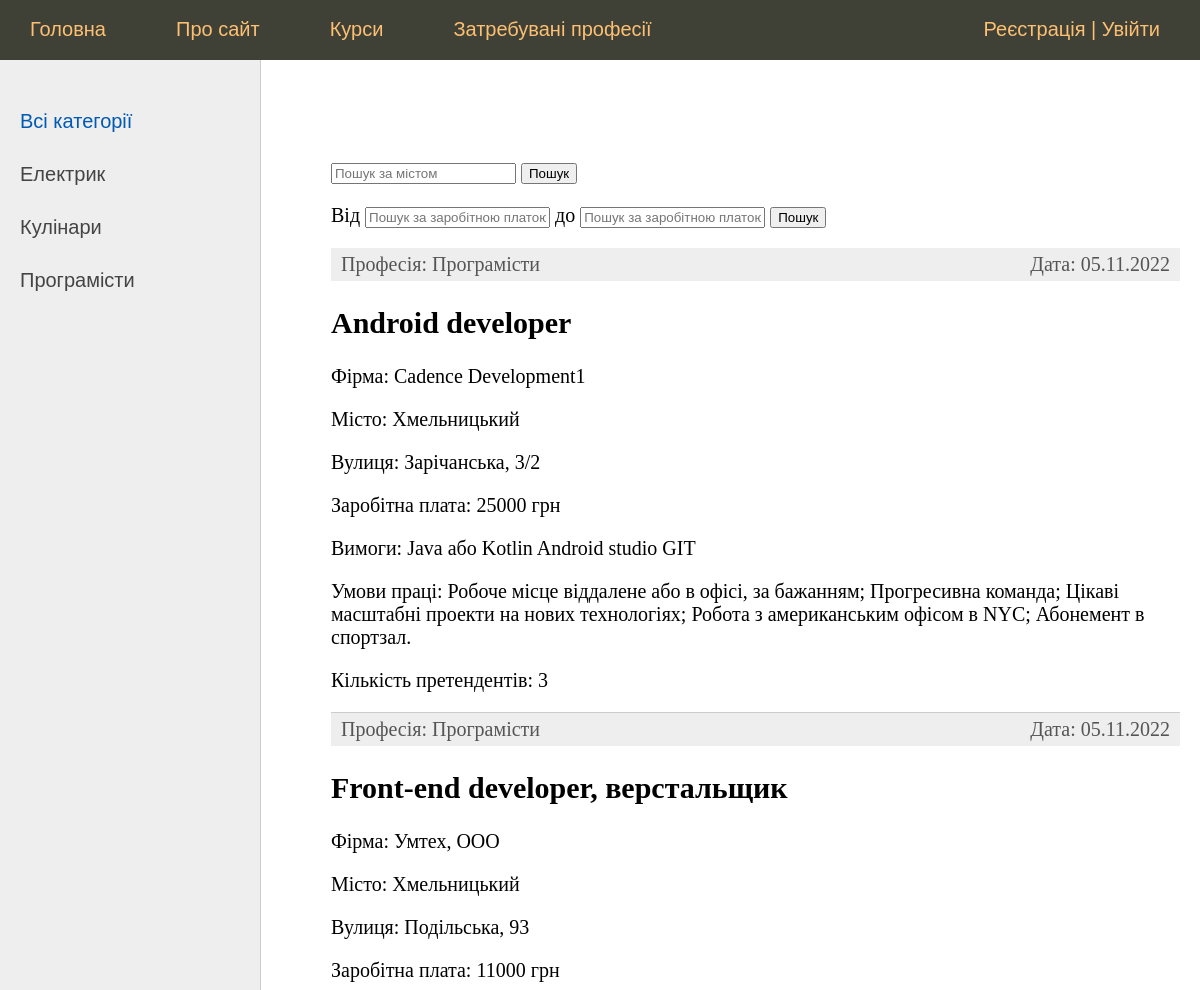
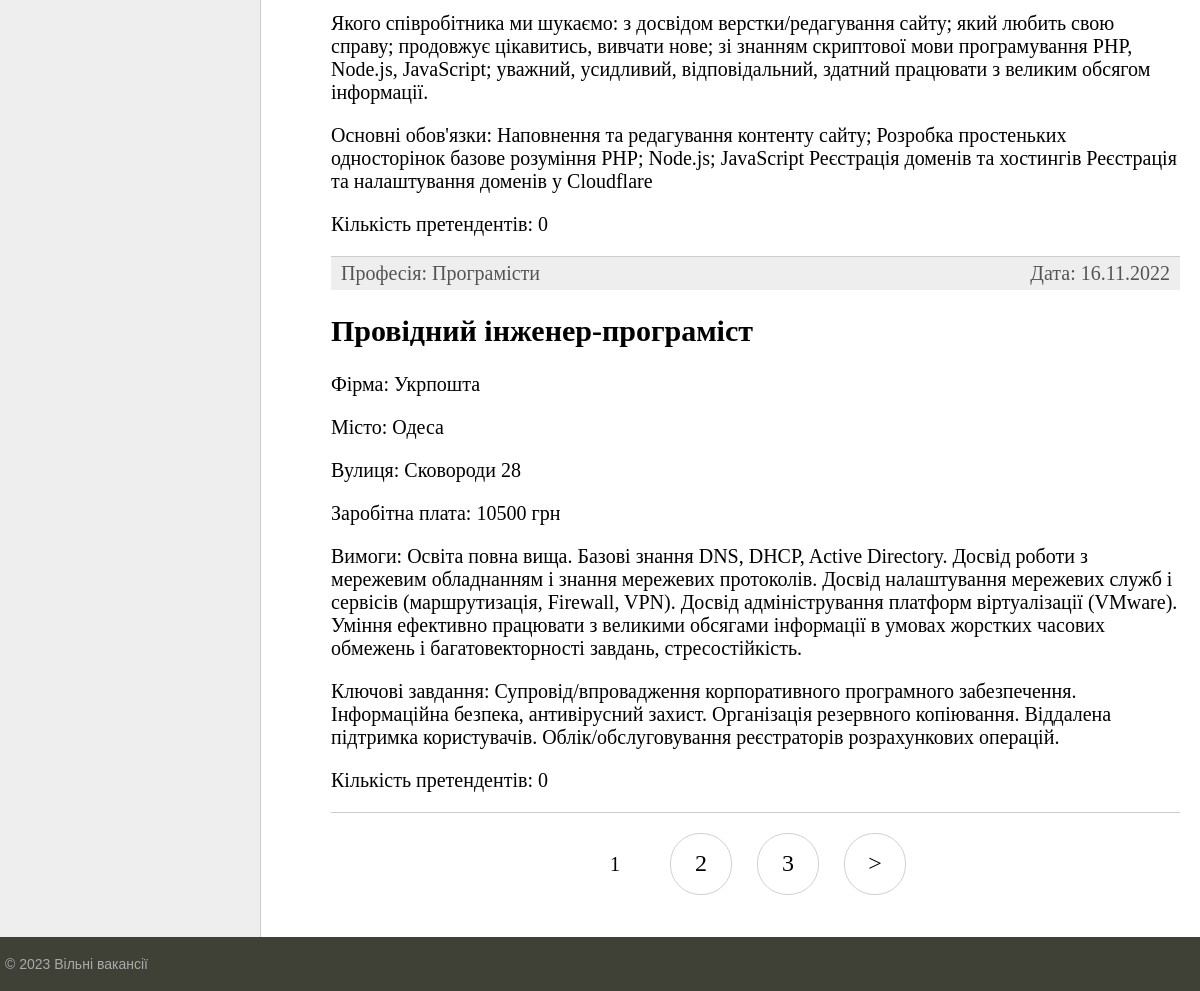
The page / on the database its author committed (2 pictures, top to bottom).
### vacancies/models.py (models this page shows, shortened)
class Profession(models.Model):
    name = models.CharField(max_length=100, db_index=True, verbose_name='Професія')
    def __str__(self):
        return self.name
    def get_absolute_url(self):
        return  reverse('profession', kwargs={'pr_id': self.pk})
    class Meta:
        verbose_name = 'Професія'
        verbose_name_plural ='Професія'
        ordering = ['id']

class Vacancies(models.Model):
    posada = models.CharField(max_length=255, verbose_name="Посада")
    firma = models.CharField(max_length=255, verbose_name="Фірма")
    city = models.CharField(max_length=255, null=True, verbose_name="Місто")
    street = models.CharField(max_length=255, null=True, verbose_name="Вулиця")
    salary = models.IntegerField(verbose_name="Заробітна плата", null=True)
    vumogu = models.TextField(blank=True, verbose_name="Вимоги")
    responsibilities = models.TextField(blank=True, verbose_name="Умови праці")
    time_create = models.DateTimeField(auto_now_add=True, verbose_name="Дата опублікування")
    pr = models.ForeignKey('Profession', on_delete=models.PROTECT,  verbose_name="Професії")
    kilkbez = models.IntegerField(null=True, verbose_name="Кількість претендентів на вакансію", blank = True)
    class Meta:
        verbose_name = 'Вільні вакансії'
        verbose_name_plural = 'Вільні вакансії'
        ordering = ['-time_create']

### vacancies/views.py (the view)
# urls.py: path('', VacanciesHome.as_view(), name='home'),
class VacanciesHome(DataMixin,ListView):
    paginate_by = 3
    model = Vacancies
    template_name = 'vacancies/index.html'
    context_object_name = 'posts'
    def get_queryset(self):
        queryset = super().get_queryset()
        queryset = queryset.annotate(kilkbez_count=Count('unemployed'))
        return queryset
    def get_context_data(self, *, object_list=None, **kwargs):
        context = super().get_context_data(**kwargs)
        c_def = self.get_user_context(title="Головна сторінка")
        context.update(c_def)
        user_menu = menu.copy()
        if not self.request.user.is_authenticated:
            user_menu.pop(2)
        '''context['menu'] = user_menu'''
        if not self.request.user.is_superuser:
            user_menu.pop(2)
        context['menu'] = user_menu
        return context

### vacancies/templatetags/vacancies_tag.py (called while the page is built)
@register.inclusion_tag('vacancies/list_categories.html')
def show_profession(sort:None, cat_selected=0):
    if not sort:
        cats = Profession.objects.all()
    else:
        cats = Profession.objects.order_by(sort)
    return {"cats": cats, "cat_selected": cat_selected}

### vacancies/utils.py (called while the page is built)
    def get_user_context(self, **kwargs):
        context = kwargs
        cats = Profession.objects.all()
        user_menu = menu.copy()
        if not self.request.user.is_authenticated:
            user_menu.pop(2)
        context['menu'] = user_menu
        context['cats'] = cats
        if 'cat_selected' not in context:
            context['cat_selected'] = 0
        return context

### vacancies/templates/vacancies/index.html (shortened to what this page needs)
{% extends 'vacancies/base.html' %}
{% block vumogu %}
<ul class="list-articles">
		<form class="form-inline my-2 my-lg-0" action="{% url 'search' %}" method="get">
	<input class="form-control mr-sm-2" type="search" placeholder="Пошук за містом" aria-label="Пошук", name="search">
	<button class="btn btn-online-succes my -2 my -sm -0" type="submit">Пошук</button>
</form>
	<form class="form-inline my-2 my-lg-0" action="{% url 'sear' %}" method="get">
		Від
		<input class="form-control mr-sm-2" type="sear" placeholder="Пошук за заробітною платою" aria-label="Пошук", name="sear">
		до
		<input class="form-control mr-sm-2" type="s" placeholder="Пошук за заробітною платою" aria-label="Пошук", name="s">
		<button class="btn btn-online-succes my -2 my -sm -0" type="submit">Пошук</button>
	</form>
	{% for p in posts %}
	<li><div class="article-panel">
		<p class="first">Професія: {{p.pr}}</p>
		<p class="last">Дата: {{p.time_create|date:"d.m.Y"}}</p>
	</div>
			<h2>{{p.posada}}</h2>
	{% autoescape on %}
		<p> Фірма: {{p.firma}} </p>
		<p>	Місто: {{p.city}} </p>
		<p> Вулиця:	{{p.street}} </p>
		<p> Заробітна плата: {{p.salary}} грн </p>
		<p>	{{p.vumogu}} </p>
		<p>	{{p.responsibilities}} </p>
        <p>Кількість претендентів: {{ p.kilkbez_count }}</p>
	{% endautoescape %}
			</li>
	{% endfor %}
</ul>
{% endblock %}

### vacancies/templates/vacancies/base.html (shortened to what this page needs)
{% load static %}
{% load vacancies_tag %}
<!DOCTYPE html>
<html lang="en">
<head>
<link type="text/css" href="{% static 'vacancies/css/styles.css' %}" rel="stylesheet" />
</head>
<body>
<table class="table-page" border=0 cellpadding="0" cellspacing="0">
<tr><td valign=top>
{% block mainmenu %}
		<div class="header">
			<ul id="mainmenu" class="mainmenu">
{% for m in menu %}
				<li><a href="{% url m.url_name %}">{{m.title}}</a></li>
{% endfor %}
				{% if request.user.is_authenticated %}
				<li class="last"> {{user.username}} | <a href="{% url 'logout' %}">Вийти</a></li>
				{% else %}
				<li class="last"> <a href="{% url 'register' %}">Реєстрація</a> | <a href="{% url 'login' %}">Увійти</a></li>
				{% endif %}
			</ul>
		</div>
{% endblock mainmenu %}
<table class="table-content" border=0 cellpadding="0" cellspacing="0">
<tr>
	<td valign="top" class="left-chapters">
	<ul id="leftchapters">
		{% if cat_selected == 0 %}
		<li class="selected">Всі категорії</li>
		{% else %}
		<li><a href="{% url 'home' %}">Всі категорії</a></li>
		{% endif %}
{% show_profession 'name' pr_selected %}
	</ul>
</td>
<td valign="top" class="content">
	<div class="content-text">
{% block vumogu %}
{% endblock %}
{% if page_obj.has_other_pages %}
<nav class="list-pages">
    <ul>
        {% for p in paginator.page_range %}
		{% if page_obj.number == p %}
        <li class="page-num page-num-selected">{{ p }}</li>
		{% elif p >= page_obj.number|add:-2 and p <= page_obj.number|add:2  %}
        <li class="page-num">
            <a href="?page={{ p }}">{{ p }}</a>
        </li>
		{% endif %}
        {% endfor %}
{% if page_obj.has_next %}
<li class="page-num">
	<a href="?page={{ page_obj.next_page_number }}">&gt;</a>
</li>
{% endif %}
    </ul>
</nav>
{% endif %}
	</div>
</td></tr></table>
</td></tr>
<tr><td valign=top>
	<div id="footer">
		<p>&copy; 2023 Вільні вакансії</p>
	</div>
</td></tr></table>
</body>
</html>

### vacancies/templates/vacancies/list_categories.html
	{% for pr in cats %}
		{% if pr.pk == cat_selected %}
		<li class="selected">{{pr.name}}</li>
		{% else %}
		<li><a href="{{ pr.get_absolute_url }}">{{pr.name}}</a> </li>
		{% endif %}
		{% endfor %}

### vacancies/static/vacancies/css/styles.css (style rules this page uses)
html, body { font-family: 'Arial'; margin: 0; padding: 0; height: 100%; width: 100%; color: #444; }
a { color: #0059b2; text-decoration: none; }
div.article-panel { background: #eee; padding: 5px 10px 5px 10px; box-sizing: border-box; overflow: hidden; color: #555; }
div.article-panel p.first { margin: 0; float: left; }
div.article-panel p.last { margin: 0; float: right; }
ul.list-articles { list-style: none; margin: 0; padding: 0; }
ul.list-articles li { border-bottom: 1px solid #ccc; }
.table-page { width: 100%; height: 100%; vertical-align: top; }
.table-page tr { height: 100%; }
.header { background: #3F4137; height: 60px; }
ul.mainmenu { list-style: none; margin: 0; padding: 0; height: 60px; color: #fdc073; font-size: 20px; overflow: hidden; }
ul.mainmenu li { float: left; margin: 18px 40px 0 30px; }
ul.mainmenu li.last { float: right; }
ul.mainmenu li a { color: #fdc073; text-decoration: none; }
.table-content { width: 100%; min-height: 100%; height: 100%; }
.left-chapters { margin: 0; background: #eee; border-right: 1px solid #ccc; min-height: 100%; }
.left-chapters ul { width: 230px; min-height: 100%; margin: 0; padding: 20px 10px 10px 20px; list-style: none; font-size: 20px; }
.left-chapters ul li { margin: 30px 0 0 0; color: #999; }
.left-chapters ul li.selected { color: #0059b2; }
.left-chapters ul li a { color: #444; text-decoration: none; }
.content { padding: 40px 20px 20px 40px; width: 100%; box-sizing: border-box; }
.content-text { margin: 60px 0 0 30px; color: #000; font-size: 20px; font-family: Yandex Sans Display Light; }
#footer { box-sizing: border-box; background: #3F4137; padding: 5px; color: #aaa; font-size: 14px; font-family: Verdana, Geneva, Arial, Helvetica; text-align: left; overflow: hidden; }
.list-pages { text-align: center; margin: 0 0 20px 0; }
.list-pages ul { margin: 20px 0 0 0; padding: 0; list-style: none; }
.list-pages ul li { display: inline-block; margin: 0 20px 0 0; }
.list-pages a { color: #000; font-size: 24px; text-decoration: none; }
.list-pages .page-num, .page-num-selected { display: inline-block; width: 60px; height: 44px; padding: 16px 0 0 0; border: 1px solid #d0d0d0; border-radius: 30px; }
.list-pages .page-num-selected { border: none; color: #000; font-size: 20px; }

### rows shown on the page
Profession: name "Електрик"
Profession: name "Кулінари"
Profession: name "Програмісти"
Vacancies: pr "Програмісти", time_create "05.11.2022", posada "Android developer", firma "Cadence Development1", city "Хмельницький", street "Зарічанська, 3/2", salary "25000", vumogu "Вимоги: Java або Kotlin Android studio GIT", responsibilities "Умови праці: Робоче місце віддалене або в офісі, за бажанням; Прогресивна команда; Цікаві масштабні проекти на нових технологіях; Робота з американським офісом в NYC; Абонемент в спортзал.", kilkbez_count "3"
Vacancies: pr "Програмісти", time_create "05.11.2022", posada "Front-end developer, верстальщик", firma "Умтех, ООО", city "Хмельницький", street "Подільська, 93", salary "11000", vumogu "Якого співробітника ми шукаємо: з досвідом верстки/редагування сайту; який любить свою справу; продовжує цікавитись, вивчати нове; зі знанням скриптової мови програмування PHP, Node.js, JavaScript; уважний, усидливий, відповідальний, здатний працювати з великим обсягом інформації.", responsibilities "Основні обов'язки: Наповнення та редагування контенту сайту; Розробка простеньких односторінок базове розуміння PHP; Node.js; JavaScript Реєстрація доменів та хостингів Реєстрація та налаштування доменів у Cloudflare", kilkbez_count "0"
Vacancies: pr "Програмісти", time_create "16.11.2022", posada "Провідний інженер-програміст", firma "Укрпошта", city "Одеса", street "Сковороди 28", salary "10500", vumogu "Вимоги: Освіта повна вища. Базові знання DNS, DHCP, Active Directory. Досвід роботи з мережевим обладнанням і знання мережевих протоколів. Досвід налаштування мережевих служб і сервісів (маршрутизація, Firewall, VPN). Досвід адміністрування платформ віртуалізації (VMware). Уміння ефективно працювати з великими обсягами інформації в умовах жорстких часових обмежень і багатовекторності завдань, стресостійкість.", responsibilities "Ключові завдання: Супровід/впровадження корпоративного програмного забезпечення. Інформаційна безпека, антивірусний захист. Організація резервного копіювання. Віддалена підтримка користувачів. Облік/обслуговування реєстраторів розрахункових операцій.", kilkbez_count "0"

### other values the page prints
{{ m.title }} "Головна" "Про сайт" "Курси" "Затребувані професії"
{{ p }} "1"
{{ p }} "2" "3"
